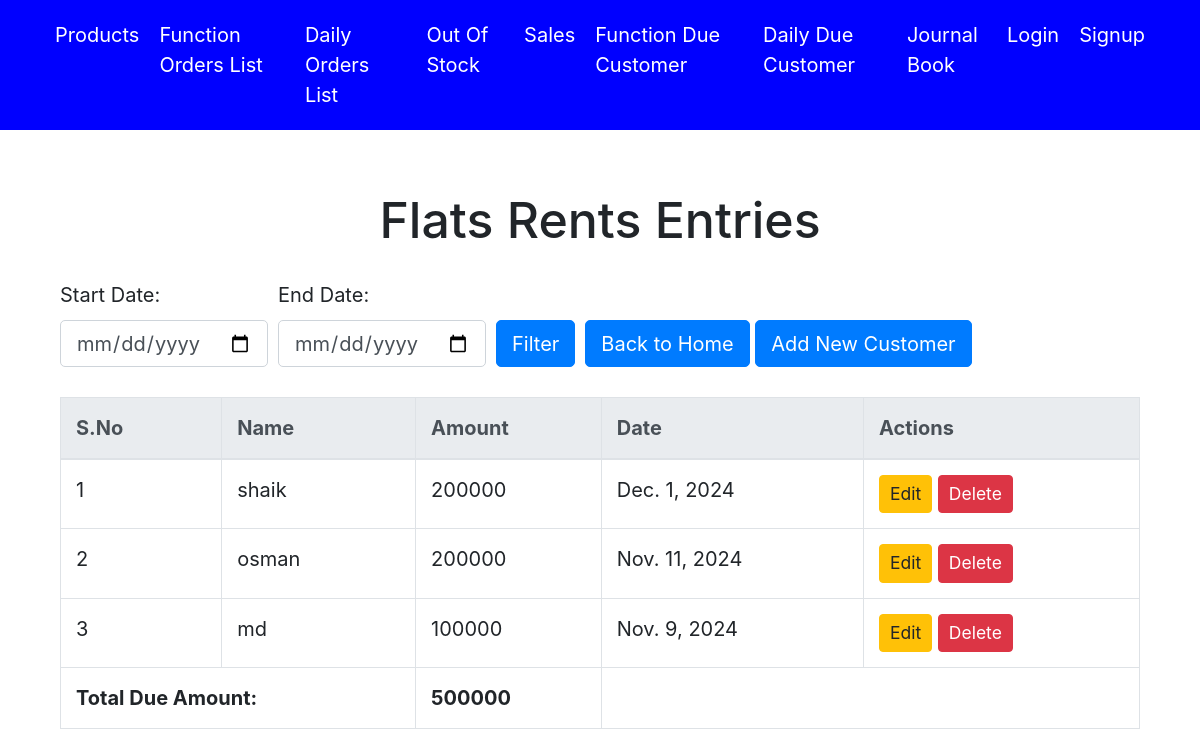
The app's page /flats/debt/customers/list/, older data.
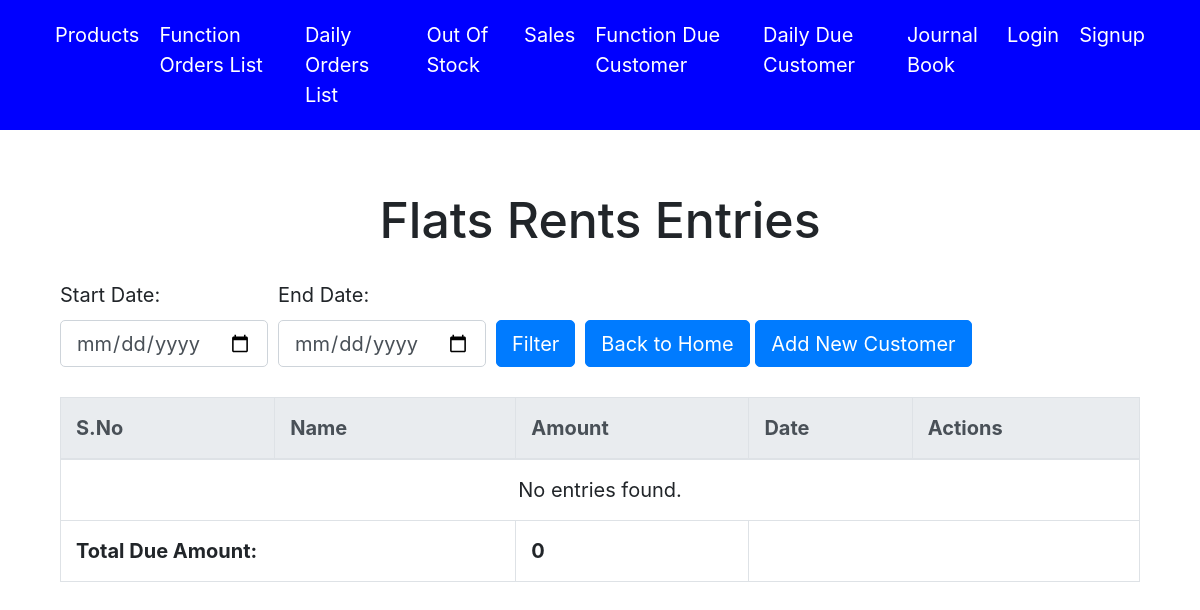
The same page, newer data.
### accounts/models.py (models this page shows, shortened)
class FlatsDebtCustomer(models.Model):
    name = models.CharField(max_length=100)
    due_amount = models.IntegerField()
    date = models.DateField(default=timezone.now)

### accounts/views.py (the view)
# urls.py: path('flats/debt/customers/list/',views.flat_debt_customer_list,name='flat_debt_customer_list'),
def flat_debt_customer_list(request):
    start_date = request.GET.get('start_date')
    end_date = request.GET.get('end_date')
    if start_date and end_date:
        flat_entries = FlatsDebtCustomer.objects.filter(date__range=[start_date, end_date])
    else:
        flat_entries = FlatsDebtCustomer.objects.all()  # Show all entries if no filter is applied
    total_due_amount = sum(entry.due_amount for entry in flat_entries)
    context = {
        'flat_entries': flat_entries,
        'total_due_amount': total_due_amount,
    }
    return render(request, 'flat_debt_customers_list.html', context)

### accounts/templates/flat_debt_customers_list.html
{% extends 'base.html' %}
{% block content %}
    <div class="container mt-5">
        <h1 class="text-center mb-4">Flats Rents Entries</h1>
        <form method="GET" class="mb-4">
            <div class="form-row align-items-end">
                <div class="col-auto">
                    <label for="start_date">Start Date:</label>
                    <input type="date" id="start_date" name="start_date" class="form-control" value="{{ start_date }}">
                </div>
                <div class="col-auto">
                    <label for="end_date">End Date:</label>
                    <input type="date" id="end_date" name="end_date" class="form-control" value="{{ end_date }}">
                </div>
                <div class="col-auto">
                    <button type="submit" class="btn btn-primary">Filter</button>
                </div>
                <div class="col-auto">
                    <a href="{% url 'home' %}" class="btn btn-primary">Back to Home</a>
                    <a href="{% url 'flat_debt_customer_create' %}" class="btn btn-primary">Add New Customer</a>
                </div>
            </div>
        </form>
        <div class="table-container">
            <table class="table table-bordered">
                <thead class="thead-light">
                    <tr>
                        <th>S.No</th>
                        <th>Name</th>
                        <th>Amount</th>
                        <th>Date</th>
                        <th>Actions</th>
                    </tr>
                </thead>
                <tbody>
                    {% for entry in flat_entries %}
                        <tr>
                            <td>{{ forloop.counter }}</td>
                            <td>{{ entry.name }}</td>
                            <td>{{ entry.due_amount }}</td>
                            <td>{{ entry.date }}</td>
                            <td>
                                <a href="{% url 'flat_debt_customer_update' entry.pk %}" class="btn btn-warning btn-sm">Edit</a>
                                <a href="{% url 'flat_debt_customer_delete' entry.pk %}" class="btn btn-danger btn-sm">Delete</a>
                            </td>
                        </tr>
                    {% empty %}
                        <tr>
                            <td colspan="5" class="text-center">No entries found.</td>
                        </tr>
                    {% endfor %}
                </tbody>
        <tfoot>
            <tr>
                <td colspan="2"><strong>Total Due Amount:</strong></td>
                <td><strong>{{ total_due_amount }}</strong></td>
                <td colspan="2"></td>
            </tr>
        </tfoot>
            </table>
        </div>
    </div>
{% endblock %}

Row changes from the older to the newer data that the page shows:
removed FlatsDebtCustomer: name "shaik", due_amount "200000", date "Dec. 1, 2024"
removed FlatsDebtCustomer: name "osman", due_amount "200000", date "Nov. 11, 2024"
removed FlatsDebtCustomer: name "md", due_amount "100000", date "Nov. 9, 2024"
Text that changed along with them:
{{ total_due_amount }}: "500000" → "0"
text now shown: "No entries found."
